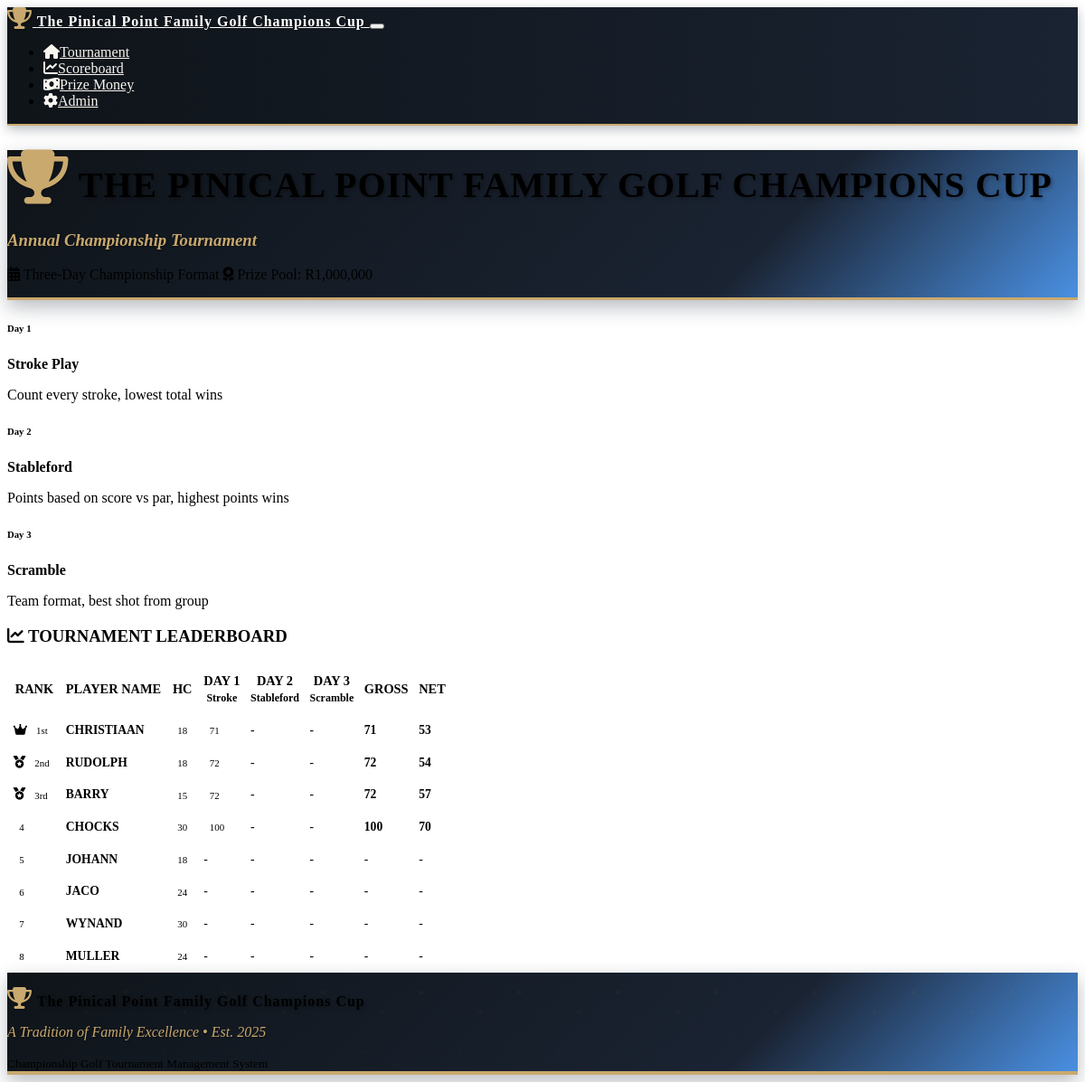
The app's page /scoreboard with its own data.
### models.py (models this page shows)
class Round(db.Model):
    id = db.Column(db.Integer, primary_key=True)
    tournament_id = db.Column(db.Integer, db.ForeignKey('tournament.id'), nullable=False)
    day = db.Column(db.Integer, nullable=False)  # 1, 2, or 3
    format = db.Column(db.String(50), nullable=False)  # 'stroke_play', 'stableford', 'scramble'
    date = db.Column(db.Date, nullable=False)
    completed = db.Column(db.Boolean, default=False)
    scores = db.relationship('Score', backref='round', lazy=True)

class Player(db.Model):
    id = db.Column(db.Integer, primary_key=True)
    name = db.Column(db.String(100), nullable=False)
    tournament_id = db.Column(db.Integer, db.ForeignKey('tournament.id'), nullable=False)
    handicap = db.Column(db.Integer, default=0)
    created_at = db.Column(db.DateTime, default=datetime.utcnow)
    scores = db.relationship('Score', backref='player', lazy=True)

### routes.py (the view)
@app.route('/scoreboard')
def scoreboard():
    tournament = Tournament.query.first()
    if not tournament:
        return redirect(url_for('player_setup'))
    leaderboard = calculate_leaderboard(tournament.id)
    rounds = Round.query.filter_by(tournament_id=tournament.id).order_by(Round.day).all()
    return render_template('scoreboard.html',
                         tournament=tournament,
                         leaderboard=leaderboard,
                         rounds=rounds,
                         tournament_formats=TOURNAMENT_FORMATS)

### models.py (called while the page is built)
    def get_net_score(self):
        if self.total_strokes:
            return self.total_strokes - self.player.handicap
        return None

### templates/scoreboard.html (shortened to what this page needs)
{% extends "base.html" %}
{% block content %}
<div class="container-fluid">
    <div class="row mb-3">
        <div class="col-12">
            <div class="card scoreboard-header">
                <div class="card-body text-center py-3 position-relative">
                    <h1 class="display-4 text-white mb-2 tournament-logo">
                        <i class="fas fa-trophy me-2 trophy-icon"></i>
                        THE PINICAL POINT FAMILY GOLF CHAMPIONS CUP
                    </h1>
                    <h3 class="tournament-tagline mb-2">Annual Championship Tournament</h3>
                    <div class="row justify-content-center">
                        <div class="col-md-10">
                            <p class="text-white mb-1">
                                <i class="fas fa-calendar-alt me-2"></i>
                                Three-Day Championship Format
                                <span class="ms-4">
                                    <i class="fas fa-award me-2"></i>
                                    Prize Pool: R{{ "{:,}".format(1000000) }}
                                </span>
                            </p>
                        </div>
                    </div>
                </div>
            </div>
        </div>
    </div>
    <div class="row mb-3">
        <div class="col-12">
            <div class="card">
                <div class="card-body py-2">
                    <div class="row text-center">
                        {% for day, format_info in tournament_formats.items() %}
                        <div class="col-md-4">
                            <h6 class="text-primary mb-1">Day {{ day }}</h6>
                            <p class="mb-1"><strong>{{ format_info.name }}</strong></p>
                            <p class="text-muted small mb-0">{{ format_info.description }}</p>
                        </div>
                        {% endfor %}
                    </div>
                </div>
            </div>
        </div>
    </div>
    <div class="row">
        <div class="col-12">
            <div class="card">
                <div class="card-header">
                    <h3 class="mb-0 text-center">
                        <i class="fas fa-chart-line me-2"></i>
                        TOURNAMENT LEADERBOARD
                    </h3>
                </div>
                <div class="card-body p-0">
                    <div class="table-responsive">
                        <table class="table table-striped scoreboard-table mb-0">
                            <thead class="table-dark">
                                <tr>
                                    <th class="text-center py-2">RANK</th>
                                    <th class="py-2">PLAYER NAME</th>
                                    <th class="text-center py-2">HC</th>
                                    <th class="text-center py-2">DAY 1<br><small>Stroke</small></th>
                                    <th class="text-center py-2">DAY 2<br><small>Stableford</small></th>
                                    <th class="text-center py-2">DAY 3<br><small>Scramble</small></th>
                                    <th class="text-center py-2">GROSS</th>
                                    <th class="text-center py-2">NET</th>
                                </tr>
                            </thead>
                            <tbody>
                                {% for player_data in leaderboard %}
                                <tr class="{% if player_data.rank <= 3 %}table-warning{% endif %}">
                                    <td class="text-center py-2">
                                        {% if player_data.rank == 1 %}
                                            <i class="fas fa-crown text-warning me-1"></i>
                                            <span class="badge bg-warning text-dark">1st</span>
                                        {% elif player_data.rank == 2 %}
                                            <i class="fas fa-medal text-secondary me-1"></i>
                                            <span class="badge bg-secondary">2nd</span>
                                        {% elif player_data.rank == 3 %}
                                            <i class="fas fa-medal text-warning me-1"></i>
                                            <span class="badge bg-warning text-dark">3rd</span>
                                        {% else %}
                                            <span class="badge bg-primary">{{ player_data.rank }}</span>
                                        {% endif %}
                                    </td>
                                    <td class="py-2">
                                        <strong>{{ player_data.player.name.upper() }}</strong>
                                    </td>
                                    <td class="text-center py-2">
                                        <span class="badge bg-secondary">{{ player_data.player.handicap or 0 }}</span>
                                    </td>
                                    <td class="text-center py-2">
                                        {% if player_data.day_scores[0] %}
                                            <span class="badge bg-info">{{ player_data.day_scores[0] }}</span>
                                        {% else %}
                                            <span class="text-muted">-</span>
                                        {% endif %}
                                    </td>
                                    <td class="text-center py-2">
                                        {% if player_data.day_scores[1] %}
                                            <span class="badge bg-success">{{ player_data.day_scores[1] }}pts</span>
                                        {% else %}
                                            <span class="text-muted">-</span>
                                        {% endif %}
                                    </td>
                                    <td class="text-center py-2">
                                        {% if player_data.day_scores[2] %}
                                            <span class="badge bg-primary">{{ player_data.day_scores[2] }}</span>
                                        {% else %}
                                            <span class="text-muted">-</span>
                                        {% endif %}
                                    </td>
                                    <td class="text-center py-2">
                                        {% if player_data.total_score > 0 %}
                                            <strong class="text-primary">{{ player_data.total_score }}</strong>
                                        {% else %}
                                            <span class="text-muted">-</span>
                                        {% endif %}
                                    </td>
                                    <td class="text-center py-2">
                                        {% if player_data.net_score %}
                                            <strong class="text-success">{{ player_data.net_score }}</strong>
                                        {% else %}
                                            <span class="text-muted">-</span>
                                        {% endif %}
                                    </td>
                                </tr>
                                {% endfor %}
                            </tbody>
                        </table>
                    </div>
                </div>
            </div>
        </div>
    </div>
</div>
{% endblock %}

### static/css/custom.css (style rules this page uses)
:root { --tournament-navy: #1a2332; --tournament-gold: #c9a96e; --tournament-white: #FFFFFF; --tournament-dark-navy: #0f1419; --tournament-accent-blue: #4a90e2; --tournament-cream: #f8f6f0; --tournament-silver: #8a9ba8; --tournament-shadow: rgba(26, 35, 50, 0.3); --tournament-green: #2d5a27; --tournament-light-green: #4a7c59; }
.tournament-logo { font-family: 'Georgia', serif; font-weight: bold; text-shadow: 2px 2px 4px rgba(0,0,0,0.3); letter-spacing: 1px; }
.tournament-tagline { font-family: 'Georgia', serif; font-style: italic; color: var(--tournament-gold); text-shadow: 1px 1px 2px rgba(0,0,0,0.5); }
.scoreboard-header { box-shadow: 0 8px 20px var(--tournament-shadow); background: linear-gradient(135deg, var(--tournament-dark-navy) 0%, var(--tournament-navy) 70%, var(--tournament-accent-blue) 100%); border-bottom: 3px solid var(--tournament-gold); }
.scoreboard-table { font-size: 1.1rem; }
.scoreboard-table th, .scoreboard-table td { vertical-align: middle; border-width: 2px; }
.scoreboard-table .badge { font-size: 0.9em; padding: 0.5em 0.75em; }
@media (min-width: 1200px) { .scoreboard-table { font-size: 1.1rem; } }
@media (min-width: 1200px) { .scoreboard-table th { font-size: 1rem; padding: 0.75rem 0.5rem; } }
@media (min-width: 1200px) { .scoreboard-table td { padding: 0.75rem 0.5rem; } }
@media (min-width: 1200px) { .display-4 { font-size: 2.5rem; } }
.scoreboard-table { font-size: 0.95rem; line-height: 1.3; }
.scoreboard-table th { font-weight: 600; white-space: nowrap; font-size: 0.9rem; }
.scoreboard-table td { white-space: nowrap; vertical-align: middle; }
.scoreboard-table .badge { font-size: 0.8em; padding: 0.35em 0.6em; }
@media (max-width: 1400px) { .scoreboard-table { font-size: 0.9rem; } }
@media (max-width: 1400px) { .scoreboard-table th, .scoreboard-table td { padding: 0.5rem 0.3rem; } }
@media (max-width: 1200px) { .scoreboard-table { font-size: 0.85rem; } }
.trophy-icon { color: var(--tournament-gold); text-shadow: 1px 1px 2px rgba(0,0,0,0.3); font-size: 1.5em; }

### records on screen
Round: day "2", name "Stableford", description "Points based on score vs par, highest points wins"
Round: day "3", name "Scramble", description "Team format, best shot from group"
Player: player.name "CHRISTIAAN", player "18"
Player: player.name "RUDOLPH", player "18"
Player: player.name "BARRY", player "15"
Player: player.name "CHOCKS", player "30"
Player: player.name "JOHANN", player "18"
Player: player.name "JACO", player "24"
Player: player.name "WYNAND", player "30"
Player: player.name "MULLER", player "24"

### other values on screen
{{ "{:,}".format(1000000) }} "1,000,000"
{{ day }} "1"
{{ player_data.day_scores[0] }} "71" "72" "72" "100"
{{ player_data.total_score }} "71" "72" "72" "100"
{{ player_data.net_score }} "53" "54" "57" "70"
{{ player_data.rank }} "4" "5" "6" "7" "8"
